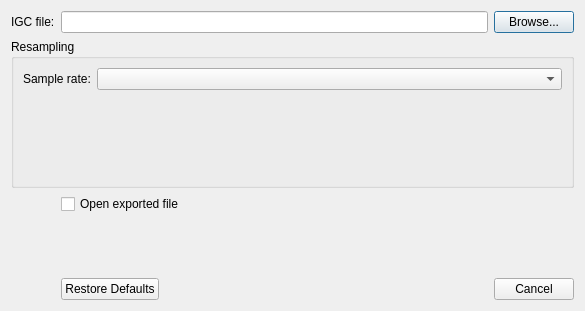
<?xml version="1.0" encoding="UTF-8"?>
<ui version="4.0">
 <class>IGCExportDialog</class>
 <widget class="QDialog" name="IGCExportDialog">
  <property name="geometry">
   <rect>
    <x>0</x>
    <y>0</y>
    <width>585</width>
    <height>311</height>
   </rect>
  </property>
  <property name="windowTitle">
   <string>IGC Export</string>
  </property>
  <layout class="QFormLayout" name="formLayout_2">
   <item row="0" column="0">
    <widget class="QLabel" name="fileTypeLabel">
     <property name="text">
      <string>IGC file:</string>
     </property>
    </widget>
   </item>
   <item row="0" column="1">
    <layout class="QHBoxLayout" name="horizontalLayout">
     <item>
      <widget class="QLineEdit" name="filePathLineEdit">
       <property name="minimumSize">
        <size>
         <width>400</width>
         <height>0</height>
        </size>
       </property>
      </widget>
     </item>
     <item>
      <widget class="QPushButton" name="fileSelectionPushButton">
       <property name="text">
        <string>Browse...</string>
       </property>
      </widget>
     </item>
    </layout>
   </item>
   <item row="1" column="0" colspan="2">
    <widget class="QGroupBox" name="informationGroupBox">
     <property name="title">
      <string>Resampling</string>
     </property>
     <layout class="QFormLayout" name="formLayout_3">
      <item row="0" column="0">
       <widget class="QLabel" name="label">
        <property name="text">
         <string>Sample rate:</string>
        </property>
       </widget>
      </item>
      <item row="0" column="1">
       <widget class="QComboBox" name="resamplingComboBox"/>
      </item>
      <item row="1" column="0" colspan="2">
       <widget class="QLabel" name="infoLabel">
        <property name="minimumSize">
         <size>
          <width>300</width>
          <height>80</height>
         </size>
        </property>
        <property name="text">
         <string/>
        </property>
        <property name="wordWrap">
         <bool>true</bool>
        </property>
       </widget>
      </item>
     </layout>
    </widget>
   </item>
   <item row="2" column="1">
    <widget class="QCheckBox" name="openExportCheckBox">
     <property name="text">
      <string>Open exported file</string>
     </property>
    </widget>
   </item>
   <item row="5" column="1">
    <widget class="QDialogButtonBox" name="buttonBox">
     <property name="orientation">
      <enum>Qt::Horizontal</enum>
     </property>
     <property name="standardButtons">
      <set>QDialogButtonBox::Cancel|QDialogButtonBox::RestoreDefaults</set>
     </property>
    </widget>
   </item>
   <item row="4" column="1">
    <spacer name="verticalSpacer">
     <property name="orientation">
      <enum>Qt::Vertical</enum>
     </property>
     <property name="sizeHint" stdset="0">
      <size>
       <width>385</width>
       <height>21</height>
      </size>
     </property>
    </spacer>
   </item>
  </layout>
 </widget>
 <resources/>
 <connections>
  <connection>
   <sender>buttonBox</sender>
   <signal>accepted()</signal>
   <receiver>IGCExportDialog</receiver>
   <slot>accept()</slot>
   <hints>
    <hint type="sourcelabel">
     <x>336</x>
     <y>441</y>
    </hint>
    <hint type="destinationlabel">
     <x>157</x>
     <y>274</y>
    </hint>
   </hints>
  </connection>
  <connection>
   <sender>buttonBox</sender>
   <signal>rejected()</signal>
   <receiver>IGCExportDialog</receiver>
   <slot>reject()</slot>
   <hints>
    <hint type="sourcelabel">
     <x>404</x>
     <y>441</y>
    </hint>
    <hint type="destinationlabel">
     <x>286</x>
     <y>274</y>
    </hint>
   </hints>
  </connection>
 </connections>
</ui>
